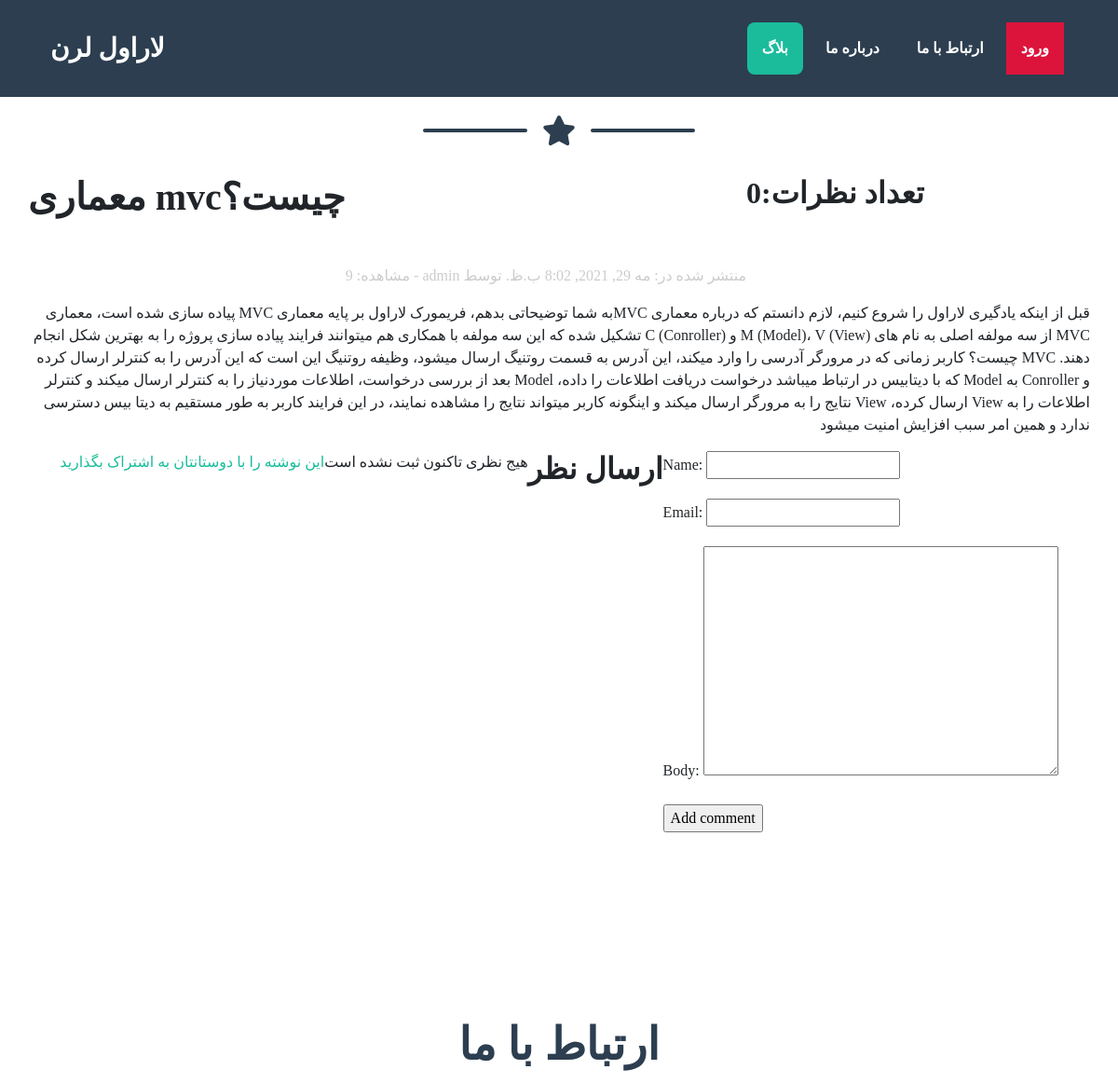
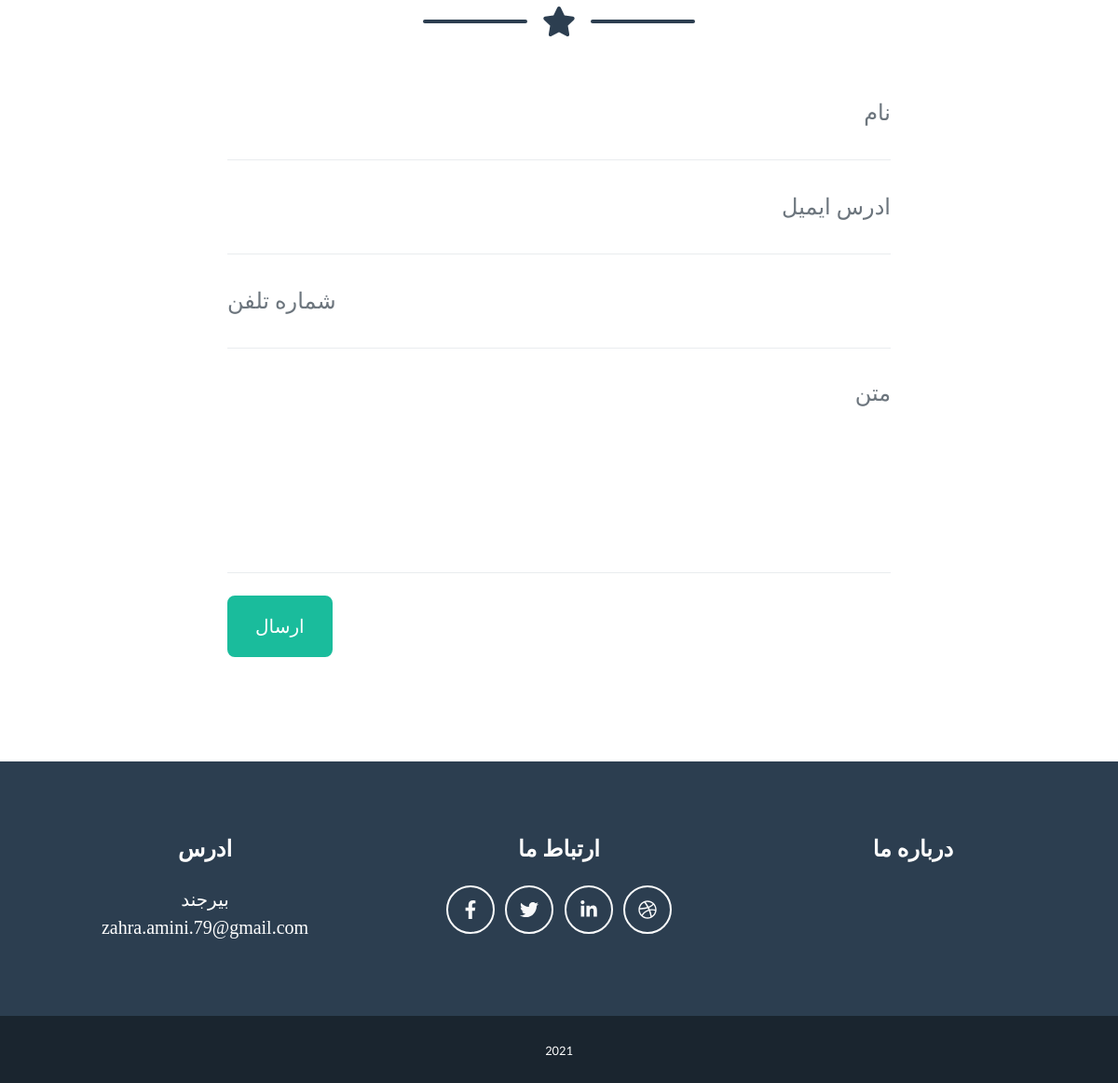
/blog/2021/5/29/laravel_3/, run on the app's committed database (2 pictures, top to bottom).
### blog/models.py (models this page shows, shortened)
class Post(models.Model):
    STATUS_CHOICES = (
        ('draft', 'Draft'),
        ('published', 'Published'),
    )
    tags = TaggableManager()
    title = models.CharField(max_length=250)
    slug = models.SlugField(max_length=250, unique_for_date='publish')
    author = models.ForeignKey(
        User, on_delete=models.CASCADE, related_name='blog_posts')
    body = models.TextField()
    publish = models.DateTimeField(default=timezone.now)
    created = models.DateTimeField(auto_now_add=True)
    updated = models.DateTimeField(auto_now=True)
    status = models.CharField(
        max_length=10, choices=STATUS_CHOICES, default='draft')
    visits = models.PositiveIntegerField(default=0)
    class Meta:
        ordering = ('-publish',)

### blog/views.py (the view)
def post_detail(request, year, month, day, post):
    post = get_object_or_404(Post, slug=post,
                             status='published',
                             publish__year=year,
                             publish__month=month,
                             publish__day=day)
    comments = post.comments.filter(active=True)
    new_comment = None
    if request.method == 'POST':
        comment_form = CommentForm(data=request.POST)
        if comment_form.is_valid():
            new_comment = comment_form.save(commit=False)
            new_comment.post = post
            new_comment.save()
    else:
       comment_form = CommentForm()
    post.visits = post.visits + 1
    post.save()
    return render(request,
                  'blog/post/detail.html',
                  {'post': post,
                  'comments': comments,
                  'new_comment': new_comment,
                  'comment_form': comment_form})

### blog/forms.py
class CommentForm(forms.ModelForm):
    class Meta:
      model = Comment
      fields = ('name', 'email', 'body')

### blog/templates/blog/post/detail.html (shortened to what this page needs)
{% extends "blog/datal.html" %}
{% block content %}
<div>
   <h1>{{ post.title }}</h1><br>
</div>
<p class="date" style="text-align:right !important;direction:rtl !important; color:#ccc">
<br><br><br><br>
   منتشر شده در: {{ post.publish }} توسط {{ post.author }} -  مشاهده: {{post.visits}}
</p>
{% with comments.count as total_comments %}
 <h2>
 تعداد نظرات:{{ total_comments }}
 </h2>
{% endwith %}
<p style="text-align:right;direction:rtl">{{ post.body }}</p>
<p>
 <a href="{% url "blog:post_share" post.id %}">
 این نوشته را با دوستانتان به اشتراک بگذارید
 </a>
</p><br>
{% for comment in comments %}
 <div class="comment">
 <p class="info">
نظر شماره  {{ forloop.counter }} توسط {{ comment.name }}
 {{ comment.created }}
 </p>
 {{ comment.body|linebreaks }}
 </div>
{% empty %}
 <p>هیج نظری تاکنون ثبت نشده است</p>
{% endfor %}
{% if new_comment %}
 <h2>نظر شما با موفقیت ثبت شد</h2>
{% else %}
 <h2>ارسال نظر  </h2>
 <form method="post">
 {{ comment_form.as_p }}
 <p><input type="submit" value="Add comment"></p>
 </form>
{% endif %}
{% endblock %}

### data on the page
Post: title "معماری mvcچیست؟", publish "مه 29, 2021, 8:02 ب.ظ.", visits "9", body "قبل از اینکه یادگیری لاراول را شروع کنیم، لازم دانستم که درباره معماری MVCبه شما توضیحاتی بدهم، فریمورک لاراول بر پایه معماری MVC پیاده سازی شده است، معماری MVC از سه مولفه اصلی به نام های M (Model)، V (View) و C (Conroller) تشکیل شده که این سه مولفه با همکاری هم میتوانند فرایند پیاده سازی پروژه را به بهترین شکل انجام دهند. MVC چیست؟ کاربر زمانی که در مرورگر آدرسی را وارد میکند، این آدرس به قسمت روتنیگ ارسال میشود، وظیفه روتنیگ این است که این آدرس را به کنترلر ارسال کرده و Conroller به Model که با دیتابیس در ارتباط میباشد درخواست دریافت اطلاعات را داده، Model بعد از بررسی درخواست، اطلاعات موردنیاز را به کنترلر ارسال میکند و کنترلر اطلاعات را به View ارسال کرده، View نتایج را به مرورگر ارسال…"

### other printed values
{{ total_comments }} "0"
